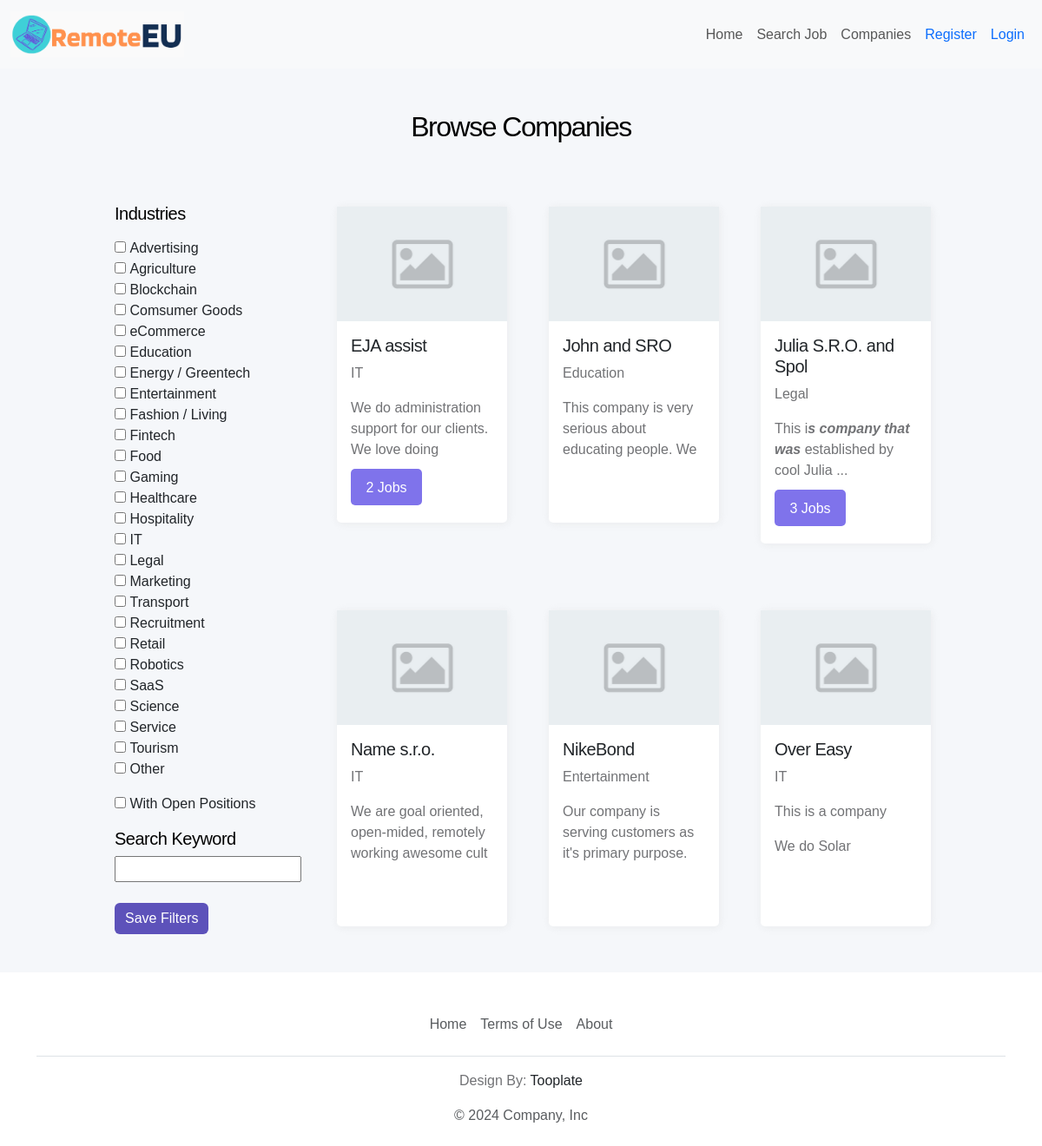
/companies, run on the app's committed database.
### tables.py (models this page shows, shortened)
class Company(db.Model):
    id: Mapped[int] = mapped_column(Integer, primary_key=True)
    name: Mapped[str] = mapped_column(String(100))
    name_slug: Mapped[str] = mapped_column(String(100))
    url: Mapped[str] = mapped_column(String(300))
    industry: Mapped[str] = mapped_column(String(100))
    about: Mapped[str] = mapped_column(String(1000))
    contact: Mapped[str] = mapped_column(String(100))
    num_of_jobs: Mapped[int] = mapped_column(Integer)
    num_of_hidden_jobs: Mapped[int] = mapped_column(Integer)
    address: Mapped[str] = mapped_column(String(100))
    administrator_id: Mapped[int] = mapped_column(Integer, ForeignKey(User1.id))

### main.py (the view, shortened to what this page needs)
@app.route('/companies', methods=['GET', 'POST'])
def companies():
    search = request.args.getlist('search')
    industry = request.args.getlist('industry')
    filter_form = SideIndustryToolbar()
    filter_conditions_ind = []
    active_jobs_only = False
    companies_full_info = Company.query.filter(and_(
        Company.url != '',
        Company.about != '',
        Company.contact != '',
        Company.address != ''
    )).all()
    companies_full_info_ids = {company.id for company in companies_full_info}
    if len(industry) == 0 and len(search) == 0:
        print('NO PARAMS')
        companies_intersection = Company.query.order_by(Company.name).filter(and_(
            Company.url != '',
            Company.about != '',
            Company.contact != '',
            Company.address != ''
        )).all()
    companies_len = len(companies_intersection)
    return render_template('companies.html',
                           companies_len=companies_len,
                           url_query=industry,
                           search_query=search,
                           form=filter_form,
                           industries = company_industries,
                           companies=companies_intersection,
                           logged_in = current_user.is_authenticated)

### templates/companies.html (shortened to what this page needs)
{% extends "base.html" %} {% block content %}
<section id="companies">
<div class="container-fluid">
    <div class="row justify-content-center align-items-center">
        <div class="col-12 text-center">
            <h2 class="m-5">Browse Companies</h2>
        </div>
    </div>
</div>
<div class="container-fluid">
    <div class="row d-flex justify-content-center">
        <div class="col-xxl-10 col-xl-10 col-lg-11 col-md-12 col-sm-12 d-flex job-board-wrap">
            <div class="col-lg-3 col-md-3 col-sm-12 side-tool-div">
                <form id="category-form" action="{{ url_for('companies') }}" method="POST">
                    <div class="form-wrap">
                        <div class="flex-fill">
                            <h5 class="cat-heading mb-3">Industries</h5>
                            <div id="filters-category" class="filter-div filters-category">
                                {% for industry in industries %}
                                    {% if industry in url_query %}
                                        {{ form[industry](checked="checked") }}
                                    {% else %}
                                        {{ form[industry]() }}
                                    {% endif %}
                                    {{ form[industry].label(class="form-label") }}
                                    <br>
                                {% endfor %}
                            </div>
                        </div>
                    </div>
                    <div class="my-3">
                        {% if 'activejobs' in url_query %}
                            {{form.activejobs(checked="checked")}}
                        {% else %}
                            {{form.activejobs()}}
                        {% endif %}
                        {{form.activejobs.label(class="form-label")}}
                    </div>
                    <div class="form-wrap second-line-wrap">
                        <div class="filters-search">
                            <h5 class="mt-3">Search Keyword</h5>
                            {{ form.searchfield(value=search_query[0]) }}
                            <br>
                            <br>
                        </div>
                        <div class="filters-submit">
                            {{ form.submitindustry(value="Save Filters", class="primary-btn btn") }}
                        </div>
                    </div>
                </form>
            </div>
            <div class="col-lg-9 col-md-9 col-sm-12 companies-results row d-flex justify-content-center">
                {% for comp in companies %}
                    <div class="p-4 col-sm-10 col-md-5 col-lg-5 col-xl-4">
                    <div class="white-div shadow-light d-flex flex-column position-relative shadow-strong-hover company-card-div">
                        <img src="static/images/placeholder-image.jpg" alt="">
                        <div class="p-3">
                            <h5><a class="stretched-link link-dark" href="{{ url_for('company', comp_id=comp.id, name=comp.name_slug ) }}">{{ comp.name }}</a></h5>
                            <p>{{comp.industry}}</p>
                            <div class="company-card-description mb-2">
                                {{ (comp.about[:80])|safe }}...
                            </div>
                            <div class="company-card-fyll-space d-flex align-items-center">
                            {% if comp.num_of_jobs > 0 %}
                                <div class="job-promo">
                                    {% if comp.num_of_jobs == 1 %}
                                        <p>{{ comp.num_of_jobs }} Job</p>
                                    {% elif comp.num_of_jobs > 1 %}
                                        <p>{{ comp.num_of_jobs }} Jobs</p>
                                    {% endif %}
                                </div>
                            {% endif %}
                            </div>
                        </div>
                    </div>
                </div>
                {% endfor %}
            </div>
        </div>
    </div>
</div>
</section>
{% endblock %}

### static/css/styles.css (style rules this page uses)
:root { --white-color: #ffffff; --primary-color: #5d52ba; --secondary-color: #0dcaf0; --section-bg-color: #f0f8ff; --section-bg-color2: #f5f7fa; --custom-btn-bg-color: #f65129; --social-icon-link-bg-color: #7f73eb; --dark-color: #000000; --p-color: #717275; --border-color: #e9eaeb; --body-font-family: 'League Spartan', sans-serif; }
body { background-color: var(--white-color); font-family: var(--body-font-family); }
h1, h2, h3, h4, h5, h6 { color: var(--dark-color); font-weight: var(--font-weight-semibold); letter-spacing: -0.5px; }
h1, h2 { letter-spacing: -1.5px; }
p { color: var(--p-color); font-size: var(--p-font-size); font-weight: var(--font-weight-light); }
a { text-decoration: none; }
section { background-color: var(--section-bg-color2); }
.primary-btn { background: var(--primary-color); border: none; color: var(--white-color); font-size: var(--p-font-size); font-weight: var(--font-weight-normal); transition: all 0.3s; margin-bottom: 24px; }
.white-div { background: var(--white-color); border-radius: 5px; }
.shadow-light { -webkit-box-shadow: 1px 1px 10px 0px rgba(217,217,217,0.4); -moz-box-shadow: 1px 1px 10px 0px rgba(217,217,217,0.4); box-shadow: 1px 1px 10px 0px rgba(217,217,217,0.4); }
.form-label { margin-bottom: 0; }
.side-tool-div { margin: 10px; padding: 10px; }
.job-promo { background-color: #7f73eb; height: 42px; width: 50%; border-radius: 5px; padding: 10px; display: flex; justify-content: center; }
.job-promo p { color: white; }
.company-card-description { height: 70px; overflow: hidden; }
.company-card-fyll-space { height: 50px; }

### data on the page
Company: name "EJA assist", industry "IT", about "We do administration support for our clients. We love doing…", num_of_jobs "2"
Company: name "John and SRO", industry "Education", about "This company is very serious about educating people. We…"
Company: name "Julia S.R.O. and Spol", industry "Legal", about "This i s company that was established by cool Julia", num_of_jobs "3"
Company: name "Name s.r.o.", industry "IT", about "We are goal oriented, open-mided, remotely working awesome cult…"
Company: name "NikeBond", industry "Entertainment", about "Our company is serving customers as it's primary purpose.…"
Company: name "Over Easy", industry "IT", about "This is a company We do Solar"
